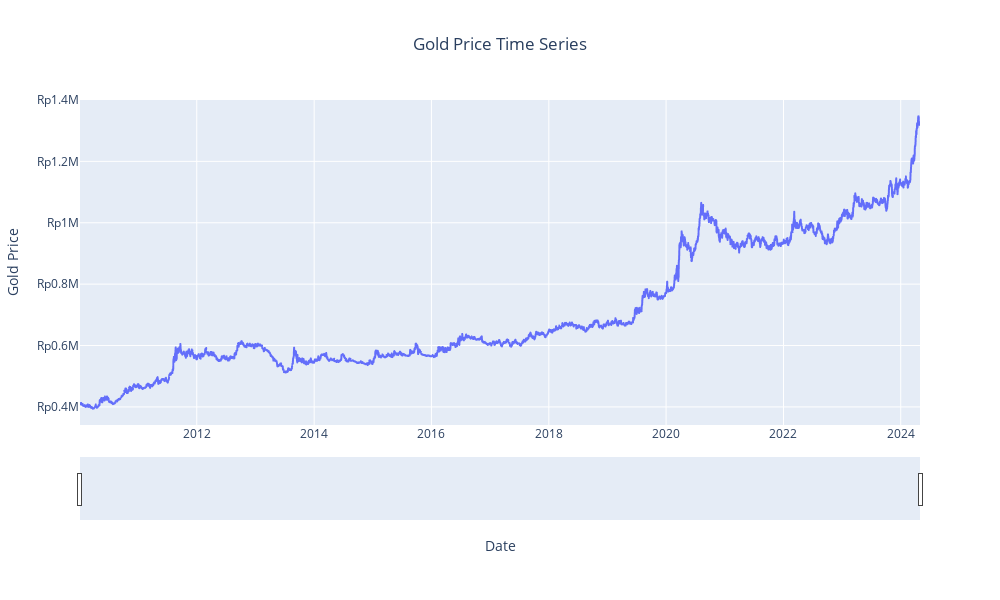

Notebook source saved alongside this figure:
### Markdown cell above
## Visualize Data Trendline

### Code cell
fig = px.line(daily, x='Date', y='Gold Price', title='Gold Price Time Series')
fig.update_xaxes(rangeslider_visible=True)

# Format y-axis ticks as currency
locale.setlocale(locale.LC_NUMERIC, 'id_ID')
fig.update_yaxes(tickprefix='Rp')

# Set the height and width of the chart
fig.update_layout(height=600, width=1000)

# Center-align the title
fig.update_layout(title_x=0.5)

fig.show()

### Figure 1 — Plotly figure (JSON) as saved in the notebook; plotly's stock layout.template omitted (floating-point values rounded to 4 significant figures; data arrays with more than 128 entries replaced by an {"elided": "..."} marker saying what was removed)
{"data": [{"hovertemplate": "Date=%{x}<br>Gold Price=%{y}<extra></extra>", "legendgroup": "", "line": {"color": "#636efa", "dash": "solid"}, "marker": {"symbol": "circle"}, "mode": "lines", "name": "", "showlegend": false, "type": "scattergl", "x": {"elided": "5231 str values"}, "xaxis": "x", "y": {"elided": "5231 int values"}, "yaxis": "y"}], "layout": {"height": 600, "legend": {"tracegroupgap": 0}, "title": {"text": "Gold Price Time Series", "x": 0.5}, "width": 1000, "xaxis": {"anchor": "y", "domain": [0, 1], "rangeslider": {"visible": true}, "title": {"text": "Date"}}, "yaxis": {"anchor": "x", "domain": [0, 1], "tickprefix": "Rp", "title": {"text": "Gold Price"}}}}
